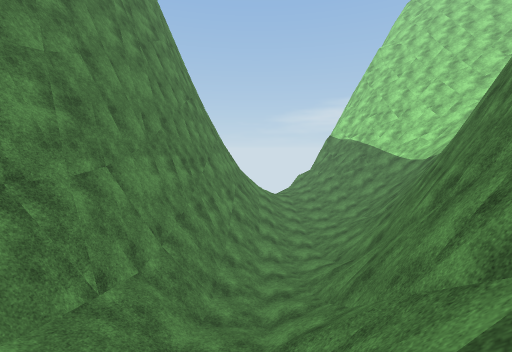
View 1 (above)

16 first-person views from a walk through a 3-D level made in the Unity game engine. The camera is 1.5 m above the floor, tilts 6° down and sees 90° across. The floor is counted in squares, 2 m on a side. Each view is taken from the middle of a square. On the plan, view 1 faces up. The plan holds only what a view shows up to about 9 squares ahead; the rest is blank. The place goes on beyond the plan. Surface patterns are stand-ins for the level's own textures.

View 2
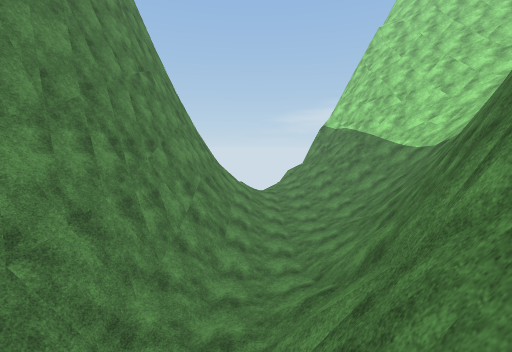

View 3
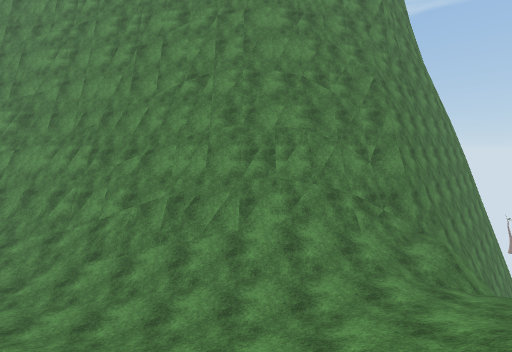

View 4
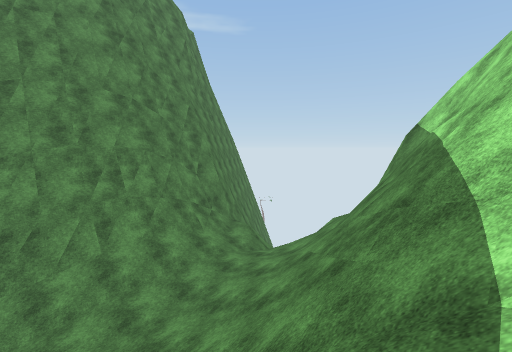

View 5
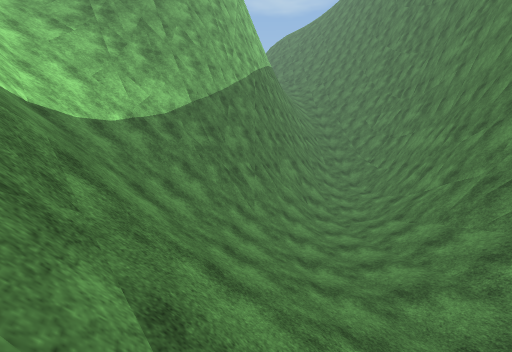

View 6
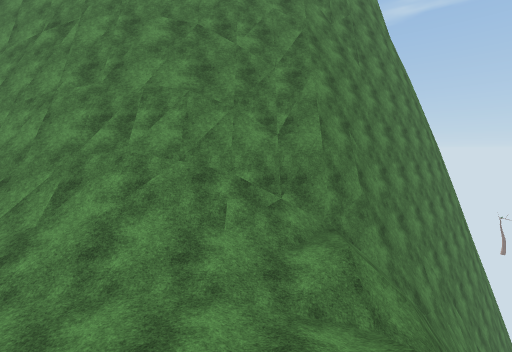

View 7
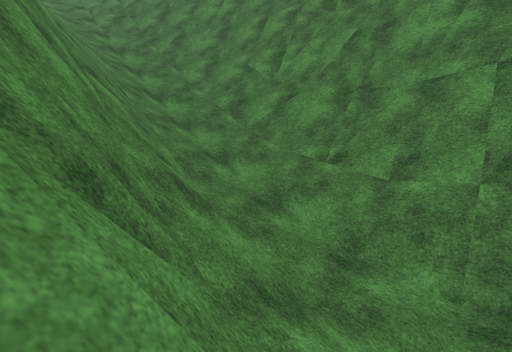

View 8
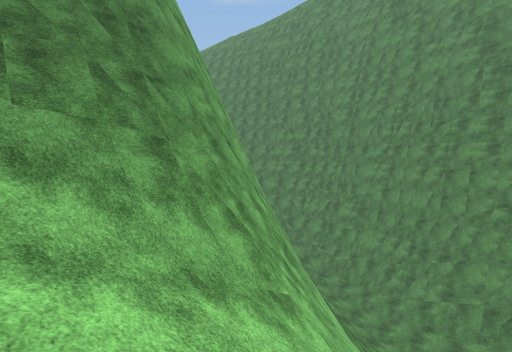

View 9
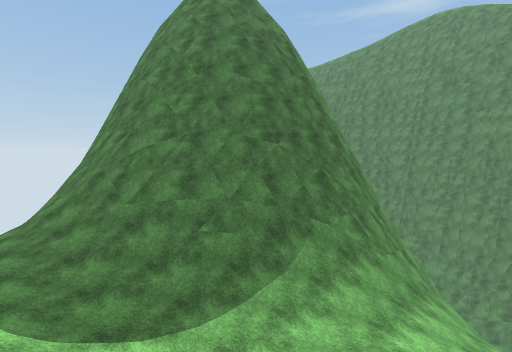

View 10
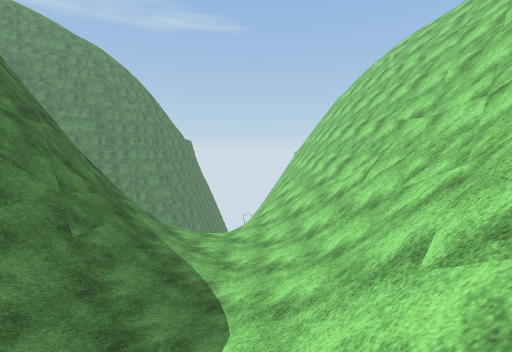

View 11
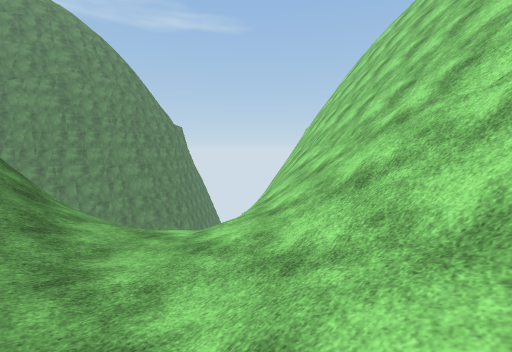

View 12
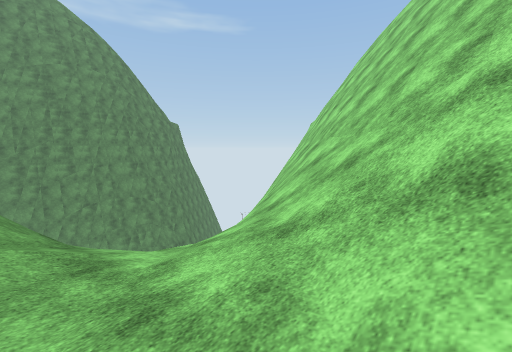

View 13
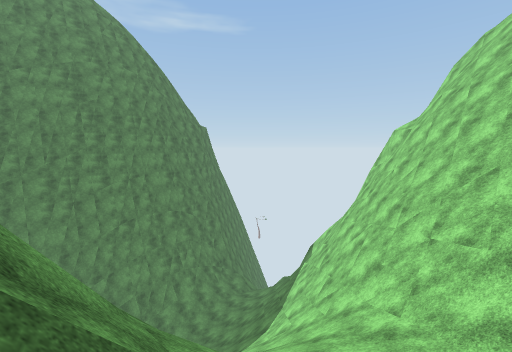

View 14
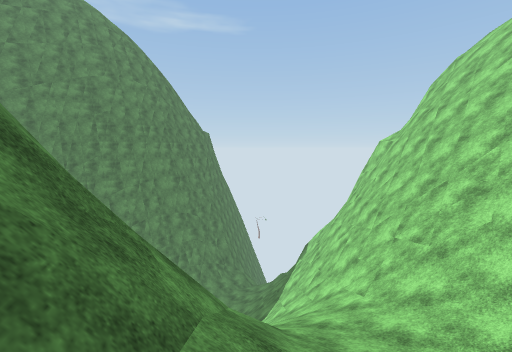

View 15
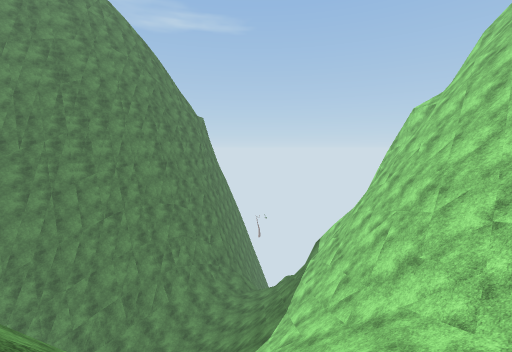

View 16
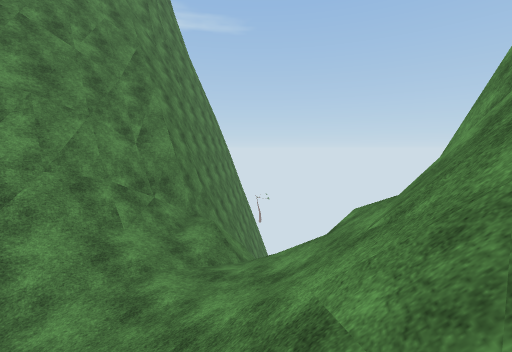

### Floor plan
Key: @ floor where view 1 was taken; # wall or solid block; . main floor; - floor 1.5 m lower than the main floor; _ floor 14.25 m lower than the main floor; < floor 16 m lower than the main floor; ( floor 17.5 m lower than the main floor; ! floor 19.25 m lower than the main floor; / step, stairs or slope; = window, fence, low wall or low ledge; v drop or lower ground.
Columns run from 4 left of view 1 to 21 right of it. Each row starts with its distance up from view 1.
 21 #vvv
 20 ##vv
 19  ##vvv  #
 18   ##// /##
 17   ##////##
 16    #//<//##
 15    #//<//=##
 14    #//////=##
 13    ##/(////#########
 12    ##///////=//#///###
 11    ##/((////////////####
 10    ##/(///=///////////###
  9    #=/!//=##==//////////#
  8    #////######/////-////##
  7    #/!/###  ###////--///##
  6   ##///#      ###///--///#
  5   ##///#        ##///..//#
  4   #=//##         ##=//.//#
  3   #///#           ##//// /
  2   #//_#            ##//.
  1   #//##             #//.
  0   #/@#              #=/.
 -1   #//#              ##//
 -2   #//#               #/
 -3   #///
 -4   #//
 -5   #=/

Where each view was taken, in squares from view 1:
view 1: 0 up, 0 right, facing up
view 2: 2 up, 1 right, facing up
view 3: 13 up, 6 right, facing left
view 4: 11 up, 7 right, facing up-left
view 5: 16 up, 4 right, facing down
view 6: 16 up, 4 right, facing left
view 7: 5 up, 2 right, facing down-left
view 8: 11 up, 12 right, facing down-left
view 9: 9 up, 19 right, facing down-left
view 10: 3 up, 21 right, facing up-left
view 11: 6 up, 18 right, facing up-left
view 12: 7 up, 17 right, facing up-left
view 13: 6 up, 13 right, facing up-left
view 14: 5 up, 14 right, facing up-left
view 15: 7 up, 12 right, facing up-left
view 16: 14 up, 5 right, facing up-left
